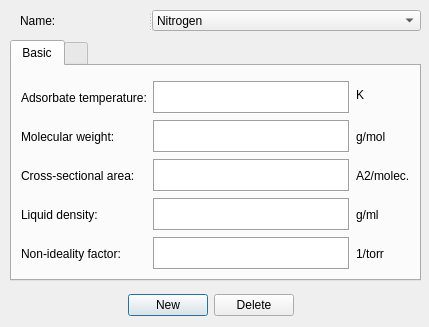
<?xml version="1.0" encoding="UTF-8"?>
<ui version="4.0">
 <class>AdsorbateParameters</class>
 <widget class="QDialog" name="AdsorbateParameters">
  <property name="windowModality">
   <enum>Qt::ApplicationModal</enum>
  </property>
  <property name="geometry">
   <rect>
    <x>0</x>
    <y>0</y>
    <width>429</width>
    <height>327</height>
   </rect>
  </property>
  <property name="sizePolicy">
   <sizepolicy hsizetype="Fixed" vsizetype="Fixed">
    <horstretch>0</horstretch>
    <verstretch>0</verstretch>
   </sizepolicy>
  </property>
  <property name="windowTitle">
   <string>Adsorbate Parameters</string>
  </property>
  <widget class="QWidget" name="layoutWidget">
   <property name="geometry">
    <rect>
     <x>20</x>
     <y>290</y>
     <width>381</width>
     <height>30</height>
    </rect>
   </property>
   <layout class="QHBoxLayout">
    <property name="spacing">
     <number>6</number>
    </property>
    <property name="leftMargin">
     <number>0</number>
    </property>
    <property name="topMargin">
     <number>0</number>
    </property>
    <property name="rightMargin">
     <number>0</number>
    </property>
    <property name="bottomMargin">
     <number>0</number>
    </property>
    <item>
     <spacer name="horizontalSpacer">
      <property name="orientation">
       <enum>Qt::Horizontal</enum>
      </property>
      <property name="sizeHint" stdset="0">
       <size>
        <width>40</width>
        <height>20</height>
       </size>
      </property>
     </spacer>
    </item>
    <item>
     <widget class="QPushButton" name="buttonNew">
      <property name="text">
       <string>New</string>
      </property>
     </widget>
    </item>
    <item>
     <widget class="QPushButton" name="buttonDelete">
      <property name="text">
       <string>Delete</string>
      </property>
     </widget>
    </item>
    <item>
     <spacer name="horizontalSpacer_2">
      <property name="orientation">
       <enum>Qt::Horizontal</enum>
      </property>
      <property name="sizeHint" stdset="0">
       <size>
        <width>40</width>
        <height>20</height>
       </size>
      </property>
     </spacer>
    </item>
   </layout>
  </widget>
  <widget class="QTabWidget" name="tabWidget">
   <property name="geometry">
    <rect>
     <x>10</x>
     <y>40</y>
     <width>411</width>
     <height>241</height>
    </rect>
   </property>
   <property name="tabShape">
    <enum>QTabWidget::Rounded</enum>
   </property>
   <property name="currentIndex">
    <number>0</number>
   </property>
   <widget class="QWidget" name="tab">
    <attribute name="title">
     <string>Basic</string>
    </attribute>
    <layout class="QGridLayout" name="gridLayout">
     <item row="0" column="2" rowspan="2">
      <widget class="QLabel" name="label_3">
       <property name="text">
        <string>K</string>
       </property>
      </widget>
     </item>
     <item row="1" column="1">
      <widget class="QTextEdit" name="textEdit">
       <property name="frameShape">
        <enum>QFrame::Box</enum>
       </property>
       <property name="readOnly">
        <bool>true</bool>
       </property>
      </widget>
     </item>
     <item row="2" column="0">
      <widget class="QLabel" name="label_4">
       <property name="text">
        <string>Molecular weight:</string>
       </property>
      </widget>
     </item>
     <item row="2" column="1">
      <widget class="QTextEdit" name="textEdit_2">
       <property name="frameShape">
        <enum>QFrame::Box</enum>
       </property>
       <property name="readOnly">
        <bool>true</bool>
       </property>
      </widget>
     </item>
     <item row="2" column="2">
      <widget class="QLabel" name="label_5">
       <property name="text">
        <string>g/mol</string>
       </property>
      </widget>
     </item>
     <item row="3" column="0">
      <widget class="QLabel" name="label_6">
       <property name="text">
        <string>Cross-sectional area:</string>
       </property>
      </widget>
     </item>
     <item row="3" column="1">
      <widget class="QTextEdit" name="textEdit_3">
       <property name="frameShape">
        <enum>QFrame::Box</enum>
       </property>
       <property name="readOnly">
        <bool>true</bool>
       </property>
      </widget>
     </item>
     <item row="3" column="2">
      <widget class="QLabel" name="label_7">
       <property name="text">
        <string>A2/molec.</string>
       </property>
      </widget>
     </item>
     <item row="4" column="0">
      <widget class="QLabel" name="label_8">
       <property name="text">
        <string>Liquid density:</string>
       </property>
      </widget>
     </item>
     <item row="4" column="1">
      <widget class="QTextEdit" name="textEdit_4">
       <property name="frameShape">
        <enum>QFrame::Box</enum>
       </property>
       <property name="readOnly">
        <bool>true</bool>
       </property>
      </widget>
     </item>
     <item row="4" column="2">
      <widget class="QLabel" name="label_9">
       <property name="text">
        <string>g/ml</string>
       </property>
      </widget>
     </item>
     <item row="5" column="0">
      <widget class="QLabel" name="label_10">
       <property name="text">
        <string>Non-ideality factor:</string>
       </property>
      </widget>
     </item>
     <item row="5" column="1">
      <widget class="QTextEdit" name="textEdit_5">
       <property name="frameShape">
        <enum>QFrame::Box</enum>
       </property>
       <property name="readOnly">
        <bool>true</bool>
       </property>
      </widget>
     </item>
     <item row="5" column="2">
      <widget class="QLabel" name="label_11">
       <property name="text">
        <string>1/torr</string>
       </property>
      </widget>
     </item>
     <item row="1" column="0">
      <widget class="QLabel" name="label_2">
       <property name="text">
        <string>Adsorbate temperature:</string>
       </property>
      </widget>
     </item>
    </layout>
   </widget>
   <widget class="QWidget" name="tab_2">
    <attribute name="title">
     <string/>
    </attribute>
   </widget>
  </widget>
  <widget class="QSplitter" name="splitter">
   <property name="geometry">
    <rect>
     <x>20</x>
     <y>10</y>
     <width>401</width>
     <height>21</height>
    </rect>
   </property>
   <property name="orientation">
    <enum>Qt::Horizontal</enum>
   </property>
   <widget class="QLabel" name="label">
    <property name="text">
     <string>Name:</string>
    </property>
   </widget>
   <widget class="QComboBox" name="comboBox">
    <item>
     <property name="text">
      <string>Nitrogen</string>
     </property>
    </item>
   </widget>
  </widget>
 </widget>
 <resources/>
 <connections>
  <connection>
   <sender>buttonNew</sender>
   <signal>clicked()</signal>
   <receiver>AdsorbateParameters</receiver>
   <slot>accept()</slot>
   <hints>
    <hint type="sourcelabel">
     <x>278</x>
     <y>253</y>
    </hint>
    <hint type="destinationlabel">
     <x>96</x>
     <y>254</y>
    </hint>
   </hints>
  </connection>
  <connection>
   <sender>buttonDelete</sender>
   <signal>clicked()</signal>
   <receiver>AdsorbateParameters</receiver>
   <slot>reject()</slot>
   <hints>
    <hint type="sourcelabel">
     <x>369</x>
     <y>253</y>
    </hint>
    <hint type="destinationlabel">
     <x>179</x>
     <y>282</y>
    </hint>
   </hints>
  </connection>
 </connections>
</ui>
